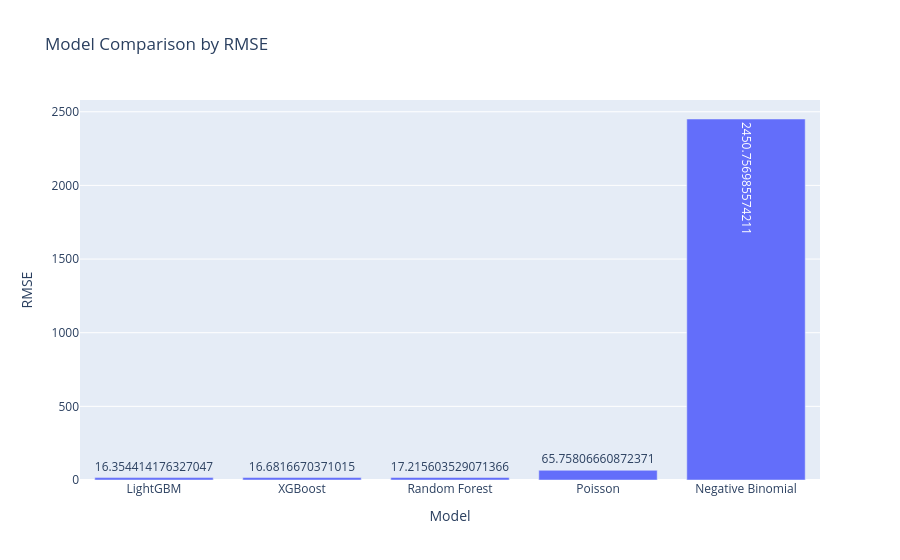

Write notebook code for a chart like this one.
### Code cell
#Plot results
px.bar(
    all_results,
    x="Model",
    y="RMSE",
    title="Model Comparison by RMSE",
    text="RMSE"
)

### Figure 1 — Plotly figure (JSON) as saved in the notebook; plotly's stock layout.template omitted (floating-point values rounded to 4 significant figures)
{"data": [{"hovertemplate": "Model=%{x}<br>RMSE=%{text}<extra></extra>", "legendgroup": "", "marker": {"color": "#636efa", "pattern": {"shape": ""}}, "name": "", "orientation": "v", "showlegend": false, "text": [16.35, 16.68, 17.22, 65.76, 2451.0], "textposition": "auto", "type": "bar", "x": ["LightGBM", "XGBoost", "Random Forest", "Poisson", "Negative Binomial"], "xaxis": "x", "y": [16.35, 16.68, 17.22, 65.76, 2451.0], "yaxis": "y"}], "layout": {"barmode": "relative", "legend": {"tracegroupgap": 0}, "title": {"text": "Model Comparison by RMSE"}, "xaxis": {"anchor": "y", "domain": [0, 1], "title": {"text": "Model"}}, "yaxis": {"anchor": "x", "domain": [0, 1], "title": {"text": "RMSE"}}}}
